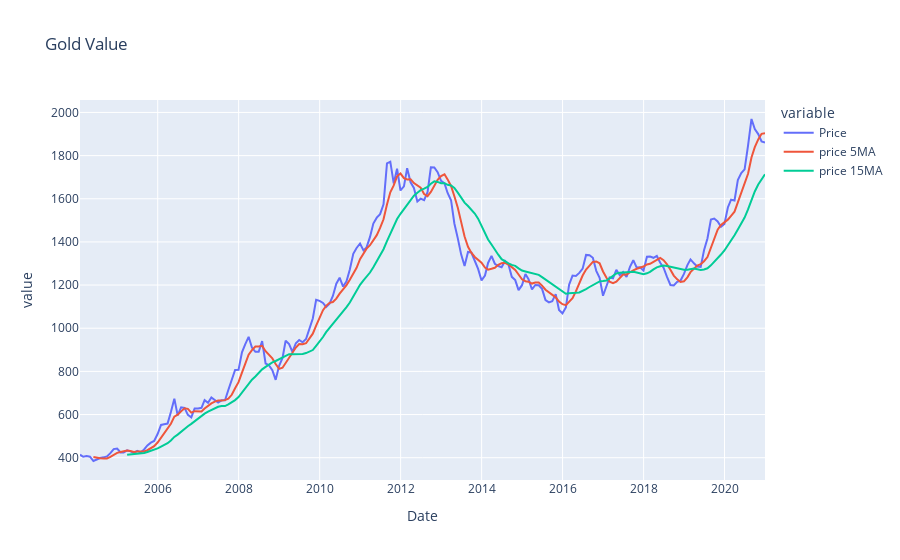

Notebook cell for this chart:
### Markdown cell above
## 2.1) Gold

### Code cell
gold_data = pd.read_csv('XAU_USD Historical Data.csv')
gold_data['Date'] = pd.to_datetime(gold_data['Date'])
gold_data = gold_data.set_index('Date').sort_index()
# gold_data = gold_data.reindex(index=gold_data.index[::-1])
gold_data['Price'] = pd.to_numeric(gold_data['Price'].str.replace(',',''))

gold_data = gold_data.resample('1m').mean()

gold_data['price 5MA'] = gold_data['Price'].rolling(5).mean()
gold_data['price 15MA'] = gold_data['Price'].rolling(15).mean()
gold_data['percent change'] = gold_data['Price'].pct_change()
gold_data['Overall Return'] = gold_data['percent change'].cumsum()

gold_data['Gold Uptrending'] = np.where((gold_data['Price'] > gold_data['price 5MA']) & (gold_data['price 5MA'] > gold_data['price 15MA']), 1,0)
gold_data['Gold Downtrending'] = np.where((gold_data['Price'] < gold_data['price 5MA']) & (gold_data['price 5MA'] < gold_data['price 15MA']), -1,0)

final_df['Gold percent change'] = gold_data['percent change'] 
final_df['Gold Uptrending'] = gold_data['Gold Uptrending']
final_df['Gold Downtrending'] = gold_data['Gold Downtrending']
# display(gold_data.head())

gold_figure = px.line(gold_data, x=gold_data.index, y=["Price","price 5MA","price 15MA"], title='Gold Value')
gold_figure.update_layout(hovermode="x")
gold_figure.show()

gold_figure3 = px.line(gold_data, x=gold_data.index, y="Overall Return", title='Overall Return')
gold_figure3.update_layout(hovermode="x")
gold_figure3.show()

gold_figure4 = px.line(gold_data, x=gold_data.index, y="percent change", title='Monthly Return')
gold_figure4.update_layout(hovermode="x")
gold_figure4.show()

### Figure 1 — Plotly figure (JSON) as saved in the notebook; plotly's stock layout.template omitted (floating-point values rounded to 4 significant figures; data arrays with more than 128 entries replaced by an {"elided": "..."} marker saying what was removed)
{"data": [{"hovertemplate": "variable=Price<br>Date=%{x}<br>value=%{y}<extra></extra>", "legendgroup": "Price", "line": {"color": "#636efa", "dash": "solid"}, "mode": "lines", "name": "Price", "orientation": "v", "showlegend": true, "type": "scatter", "x": {"elided": "204 str values"}, "xaxis": "x", "y": {"elided": "204 float values"}, "yaxis": "y"}, {"hovertemplate": "variable=price 5MA<br>Date=%{x}<br>value=%{y}<extra></extra>", "legendgroup": "price 5MA", "line": {"color": "#EF553B", "dash": "solid"}, "mode": "lines", "name": "price 5MA", "orientation": "v", "showlegend": true, "type": "scatter", "x": {"elided": "204 str values"}, "xaxis": "x", "y": {"elided": "204 float values"}, "yaxis": "y"}, {"hovertemplate": "variable=price 15MA<br>Date=%{x}<br>value=%{y}<extra></extra>", "legendgroup": "price 15MA", "line": {"color": "#00cc96", "dash": "solid"}, "mode": "lines", "name": "price 15MA", "orientation": "v", "showlegend": true, "type": "scatter", "x": {"elided": "204 str values"}, "xaxis": "x", "y": {"elided": "204 float values"}, "yaxis": "y"}], "layout": {"hovermode": "x", "legend": {"title": {"text": "variable"}, "tracegroupgap": 0}, "title": {"text": "Gold Value"}, "xaxis": {"anchor": "y", "domain": [0, 1], "title": {"text": "Date"}}, "yaxis": {"anchor": "x", "domain": [0, 1], "title": {"text": "value"}}}}
